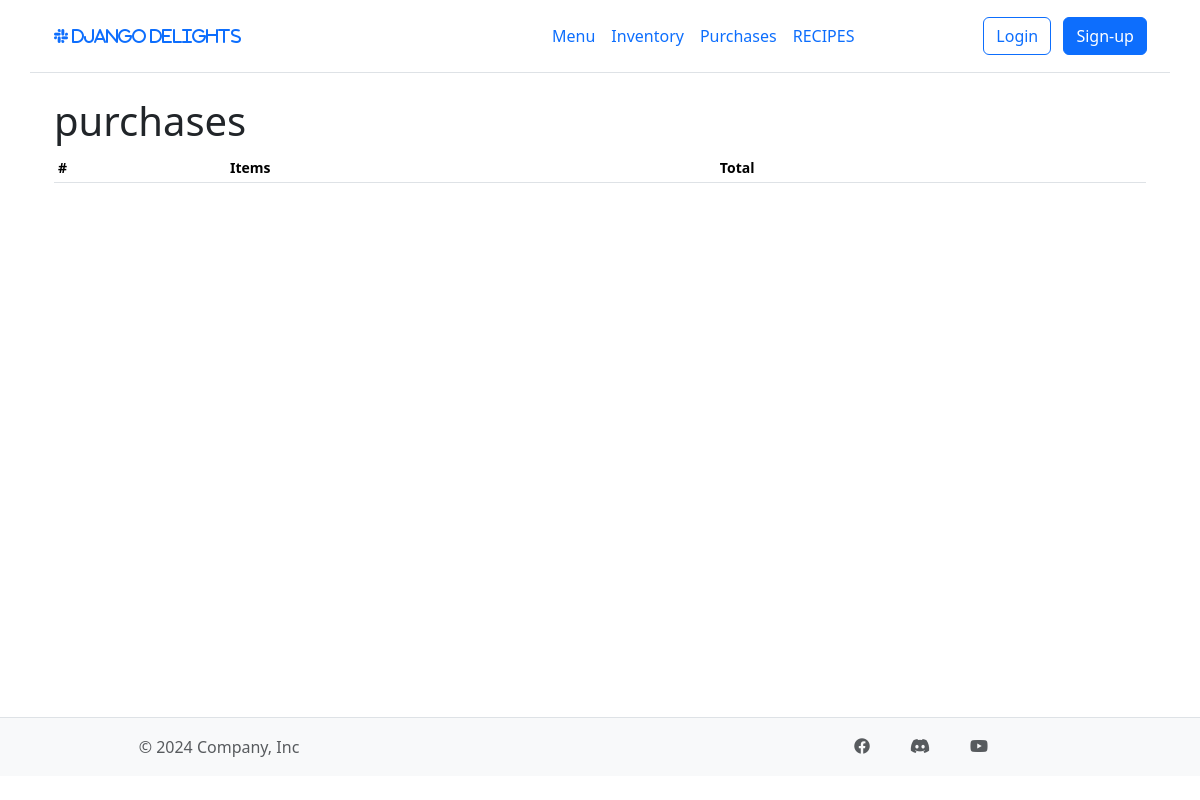
Before: /purchases/ with the older database file.
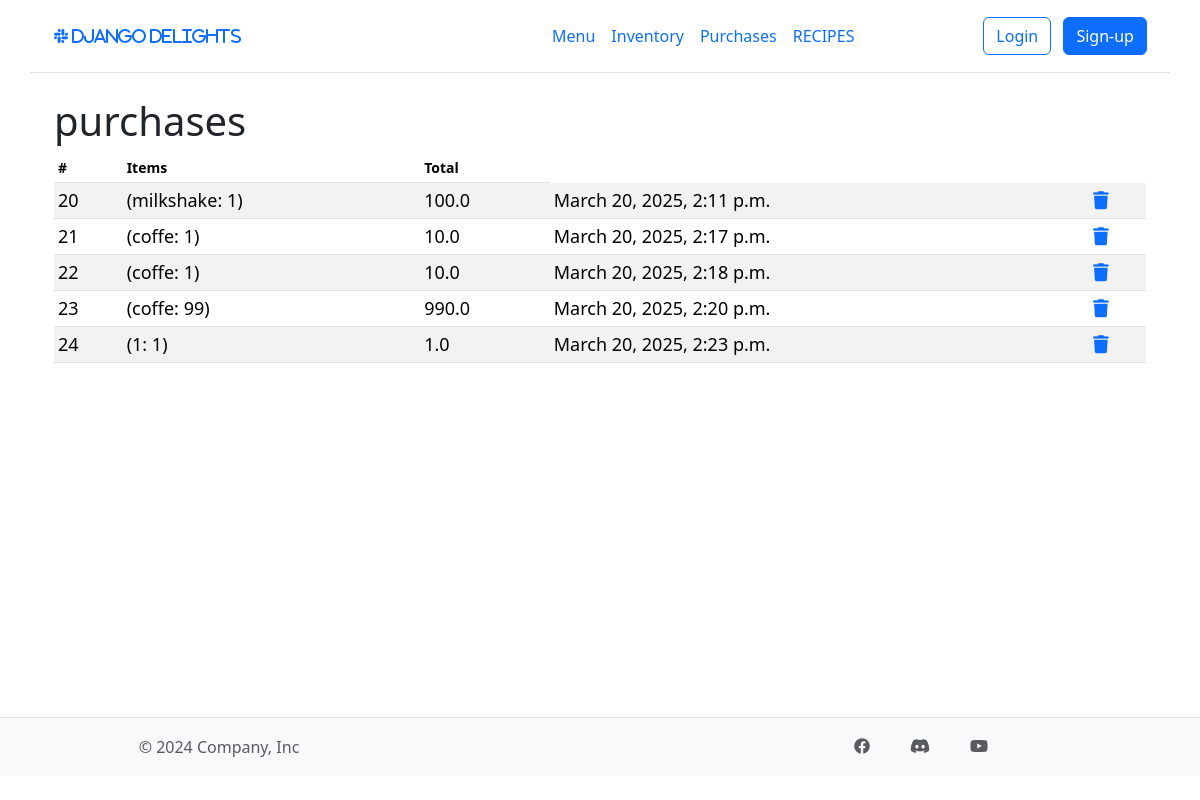
After: the same page with the newer database file.
### inventory/models.py (models this page shows, shortened)
class Purchase(models.Model):
    menu_items = models.JSONField()
    cost = models.FloatField(default=0.0)
    timestamp = models.DateTimeField(auto_now_add=True)

class MenuItem(models.Model):
    name = models.CharField(max_length=50)
    price = models.FloatField(default=0)

### inventory/views.py (the view)
# urls.py: path("purchases/", views.purchase, name="purchases"),
def purchase(request):
    menu_items = {i.id: i.name for i in MenuItem.objects.all()}
    return render(
        request,
        "inventory/purchases.html",
        context={
            "purchases": Purchase.objects.all(),
            "menu_items": menu_items,
        },
    )

### inventory/templatetags/inventory/custom_filters.py (called while the page is built)
@register.filter
def get_item_by_id(dictionary, key):
    return dictionary.get(int(key))

### inventory/templates/inventory/purchases.html (shortened to what this page needs)
{% extends "inventory/base.html" %}
{%load static%}
{%load inventory.custom_filters%}
{% block content %}
<div class="container table-responsive small">
    <h1>purchases</h1>
    <table class='table table-striped table-sm'>
        <thead>
            <tr>
                <th scope="col">#</th>
                <th scope="col">Items</th>
                <th scope="col">Total</th>
            </tr>
        </thead>
        <tbody>
            {% for item in purchases %}
                <tr class="table-row" style="font-size: 18px;">
                    <td>{{item.id}}</td>
                    <td>
                        {% for key, value in item.menu_items.items %}
                            ({{ menu_items|get_item_by_id:key }}: {{ value }})
                        {% endfor %}
                    </td>
                    <td>{{item.cost}}</td>
                    <td>{{item.timestamp}}</td>
                    <td><a href="{%url 'delete' item.id %}?model=purchases"><i class="fa fa-trash"></i></a></td>
                </tr>
            {% endfor %}
        </tbody>
    </table>
</div>
{% endblock content %}

### inventory/templates/inventory/base.html (shortened to what this page needs)
{% load static %}
<!DOCTYPE html>
<html lang="en">
<head>
    <link rel="stylesheet" href="https://cdn.jsdelivr.net/npm/bootstrap@5.3.3/dist/css/bootstrap.min.css">
    <link rel="stylesheet" href="https://cdnjs.cloudflare.com/ajax/libs/font-awesome/6.0.0/css/all.min.css">
    <link rel="stylesheet" href="{% static 'inventory/css/style.css' %}">
</head>
<body>
    <div class="d-flex flex-column min-vh-100 ">
        <header class="d-flex flex-wrap align-items-center justify-content-center justify-content-md-between py-3 mb-4 border-bottom container">
            <a href="/"><i class=" container fa-brands fa-slack"> Django Delights</i></a>
            <div class="col-md-3 mb-2 mb-md-0">
                <a href="/" class="d-inline-flex link-body-emphasis text-decoration-none">
                    <svg class="bi" width="40" height="32" role="img" aria-label="Bootstrap"><use xlink:href="#bootstrap"></use></svg>
                </a>
            </div>
            <ul class="nav col-12 col-md-auto mb-2 justify-content-center mb-md-0">
                <li><a href="{% url 'menu' %}" class="nav-link px-2">Menu</a></li>
                <li><a href="{% url 'inventory' %}" class="nav-link px-2">Inventory</a></li>
                <li><a href="{% url 'purchases' %}" class="nav-link px-2">Purchases</a></li>
                <li><a href="{% url 'recipes' %}" class="nav-link px-2">RECIPES</a></li>
            </ul>
            <div class="col-md-3 text-end">
                {% if user.is_authenticated %}
                    <a href="{% url 'logout' %}"><button type="button" class="btn btn-primary">Logout</button></a></li>
                {% else %}
                    <a href="{% url 'login' %}"><button type="button" class="btn btn-outline-primary me-2">Login</button></a></li>
                    <a href="{% url 'signup' %}"><button type="button" class="btn btn-primary">Sign-up</button></a></li>
                {% endif %}</div>
        </header>
        <main class="flex-grow-1 container">
            {% block content %}
            {% endblock %}
        </main>
        <footer class="d-flex flex-wrap justify-content-between align-items-center py-3 my-4 border-top">
            <div class="col-md-4 d-flex align-items-center">
                <a href="/" class="mb-3 me-2 mb-md-0 text-body-secondary text-decoration-none lh-1">
                    <svg class="bi" width="30" height="24"><use xlink:href="#bootstrap"></use></svg>
                </a>
                <span class="mb-3 mb-md-0 text-body-secondary container">© 2024 Company, Inc</span>
            </div>
            <ul class="nav col-md-4 justify-content-end list-unstyled d-flex container">
                <li class="ms-3"><a class="text-body-secondary" href="https://www.facebook.com/TheTopHatLDN"><svg class="bi" width="24" height="24"><i class="fa-brands fa-facebook"></i></svg></a></li>
                <li class="ms-3"><a class="text-body-secondary" href="https://disboard.org/server/join/692175473198759938"><svg class="bi" width="24" height="24"><i class="fa-brands fa-discord"></i></svg></a></li>
                <li class="ms-3"><a class="text-body-secondary" href="https://www.youtube.com/watch?v=3iOLbfYmgdQ"><svg class="bi" width="24" height="24"><i class="fa-brands fa-youtube"></i></svg></a></li>
            </ul>
        </footer>
    </div>
</body>
</html>

### inventory/static/inventory/css/style.css (style rules this page uses)
html, body { height: 100%; margin: 0; }
body { display: flex; flex-direction: column; }
.d-flex.flex-column.min-vh-100 { flex: 1; }
footer { background-color: #f8f9fa; padding: 1rem 0; text-align: center; width: 100%; }

Changed rows visible on the page:
added Purchase: id "20", cost "100.0", timestamp "March 20, 2025, 2:11 p.m."
added MenuItem: name "milkshake", value "1", shown under "20"
added Purchase: id "21", cost "10.0", timestamp "March 20, 2025, 2:17 p.m."
added MenuItem: name "coffe", value "1", value "99"
added Purchase: id "22", cost "10.0", timestamp "March 20, 2025, 2:18 p.m."
added Purchase: id "23", cost "990.0", timestamp "March 20, 2025, 2:20 p.m."
added Purchase: id "24", menu_items "1", menu_items "1", cost "1.0", timestamp "March 20, 2025, 2:23 p.m."
